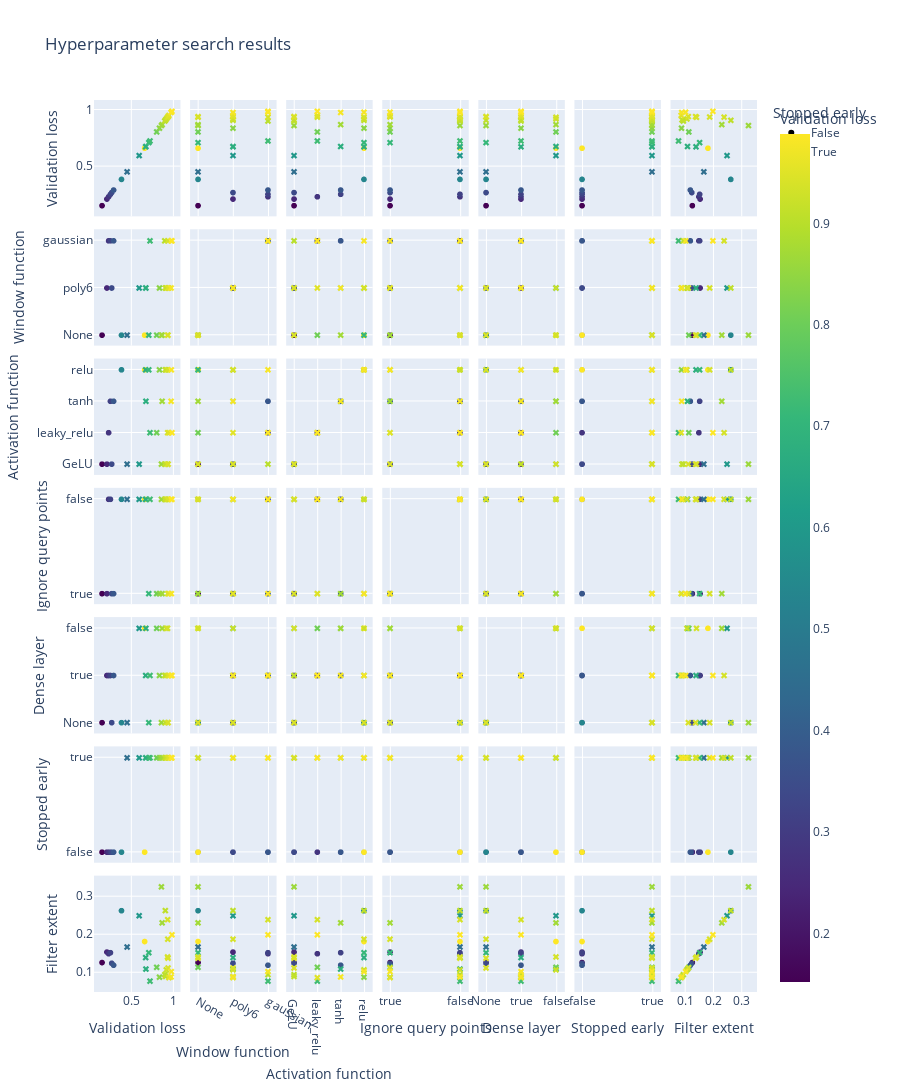

Source (notebook cell):
### Markdown cell above
TODO: Include Training Time, Number of Parameters
Also train until convergence (= no val loss improvement)

### Code cell
# if stopped early -> shape triangle
#  marginal_x='histogram', marginal_y='histogram'
px.scatter(df, x='window_function', y='val_loss', color='val_loss', color_continuous_scale='viridis', symbol='stopped_early')

#intermediate_activation_fn
fig = px.scatter_matrix(
    df,
    dimensions=['val_loss', 'window_function', 'intermediate_activation_fn', 'radius_search_ignore_query_points', 'use_dense_layer_for_centers', 'stopped_early', 'filter_extent'],
    color='val_loss',
    color_continuous_scale='viridis',
    title='Hyperparameter search results',
    labels={
        'val_loss': 'Validation loss',
        'window_function': 'Window function',
        'intermediate_activation_fn': 'Activation function',
        'align_corners': 'Align corners',
        'normalize': 'Normalize',
        'filter_extent': 'Filter extent',
        'radius_search_ignore_query_points': 'Ignore query points',
        'use_dense_layer_for_centers': 'Dense layer',
        'stopped_early': 'Stopped early'
    },
    height=1250,
    symbol='stopped_early',
    symbol_map={
        True: 'x',
        False: 'circle',
    },
)

fig.show()

### Figure 1 — Plotly figure (JSON) as saved in the notebook; plotly's stock layout.template omitted (floating-point values rounded to 4 significant figures)
{"data": [{"dimensions": [{"axis": {"matches": true}, "label": "Validation loss", "values": [0.152, 0.2104, 0.2308, 0.2526, 0.2679, 0.2904, 0.3848, 0.6613]}, {"axis": {"matches": true}, "label": "Window function", "values": ["None", "poly6", "gaussian", "gaussian", "poly6", "gaussian", "None", "None"]}, {"axis": {"matches": true}, "label": "Activation function", "values": ["GeLU", "GeLU", "leaky_relu", "tanh", "GeLU", "tanh", "relu", "relu"]}, {"axis": {"matches": true}, "label": "Ignore query points", "values": [true, true, false, false, true, true, false, false]}, {"axis": {"matches": true}, "label": "Dense layer", "values": ["None", true, true, true, "None", true, "None", false]}, {"axis": {"matches": true}, "label": "Stopped early", "values": [false, false, false, false, false, false, false, false]}, {"axis": {"matches": true}, "label": "Filter extent", "values": [0.1257, 0.1533, 0.1491, 0.1517, 0.1238, 0.1187, 0.2626, 0.1812]}], "hovertemplate": "Stopped early=False<br>%{xaxis.title.text}=%{x}<br>%{yaxis.title.text}=%{y}<br>Validation loss=%{marker.color}<extra></extra>", "legendgroup": "False", "marker": {"color": [0.152, 0.2104, 0.2308, 0.2526, 0.2679, 0.2904, 0.3848, 0.6613], "coloraxis": "coloraxis", "symbol": "circle"}, "name": "False", "showlegend": true, "type": "splom"}, {"dimensions": [{"axis": {"matches": true}, "label": "Validation loss", "values": [0.4517, 0.5957, 0.6737, 0.6765, 0.7109, 0.7254, 0.8056, 0.8387, 0.862, 0.8704, 0.902, 0.9086, 0.9124, 0.9206, 0.9355, 0.9366, 0.9381, 0.9412, 0.9415, 0.9517, 0.9779, 0.9803, 0.9882]}, {"axis": {"matches": true}, "label": "Window function", "values": ["None", "poly6", "poly6", "poly6", "None", "gaussian", "None", "poly6", "None", "None", "gaussian", "poly6", "poly6", "poly6", "None", "gaussian", "poly6", "None", "poly6", "poly6", "poly6", "gaussian", "gaussian"]}, {"axis": {"matches": true}, "label": "Activation function", "values": ["GeLU", "GeLU", "relu", "tanh", "relu", "leaky_relu", "leaky_relu", "relu", "GeLU", "tanh", "GeLU", "relu", "GeLU", "relu", "GeLU", "leaky_relu", "relu", "GeLU", "GeLU", "leaky_relu", "tanh", "relu", "leaky_relu"]}, {"axis": {"matches": true}, "label": "Ignore query points", "values": [false, false, false, false, true, false, true, true, false, true, false, false, false, false, false, false, true, false, true, true, false, true, false]}, {"axis": {"matches": true}, "label": "Dense layer", "values": ["None", false, true, false, "None", true, false, true, "None", false, true, "None", true, false, false, true, "None", "None", "None", true, true, true, true]}, {"axis": {"matches": true}, "label": "Stopped early", "values": [true, true, true, true, true, true, true, true, true, true, true, true, true, true, true, true, true, true, true, true, true, true, true]}, {"axis": {"matches": true}, "label": "Filter extent", "values": [0.1667, 0.2492, 0.1388, 0.1085, 0.1517, 0.07664, 0.1132, 0.08718, 0.3255, 0.2305, 0.0938, 0.2628, 0.08893, 0.1064, 0.1406, 0.2388, 0.1874, 0.1372, 0.1114, 0.08589, 0.08783, 0.1018, 0.1989]}], "hovertemplate": "Stopped early=True<br>%{xaxis.title.text}=%{x}<br>%{yaxis.title.text}=%{y}<br>Validation loss=%{marker.color}<extra></extra>", "legendgroup": "True", "marker": {"color": [0.4517, 0.5957, 0.6737, 0.6765, 0.7109, 0.7254, 0.8056, 0.8387, 0.862, 0.8704, 0.902, 0.9086, 0.9124, 0.9206, 0.9355, 0.9366, 0.9381, 0.9412, 0.9415, 0.9517, 0.9779, 0.9803, 0.9882], "coloraxis": "coloraxis", "symbol": "x"}, "name": "True", "showlegend": true, "type": "splom"}], "layout": {"coloraxis": {"colorbar": {"title": {"text": "Validation loss"}}, "colorscale": [[0, "#440154"], [0.1111, "#482878"], [0.2222, "#3e4989"], [0.3333, "#31688e"], [0.4444, "#26828e"], [0.5556, "#1f9e89"], [0.6667, "#35b779"], [0.7778, "#6ece58"], [0.8889, "#b5de2b"], [1, "#fde725"]]}, "dragmode": "select", "height": 1250, "legend": {"title": {"text": "Stopped early"}, "tracegroupgap": 0}, "title": {"text": "Hyperparameter search results"}}}
